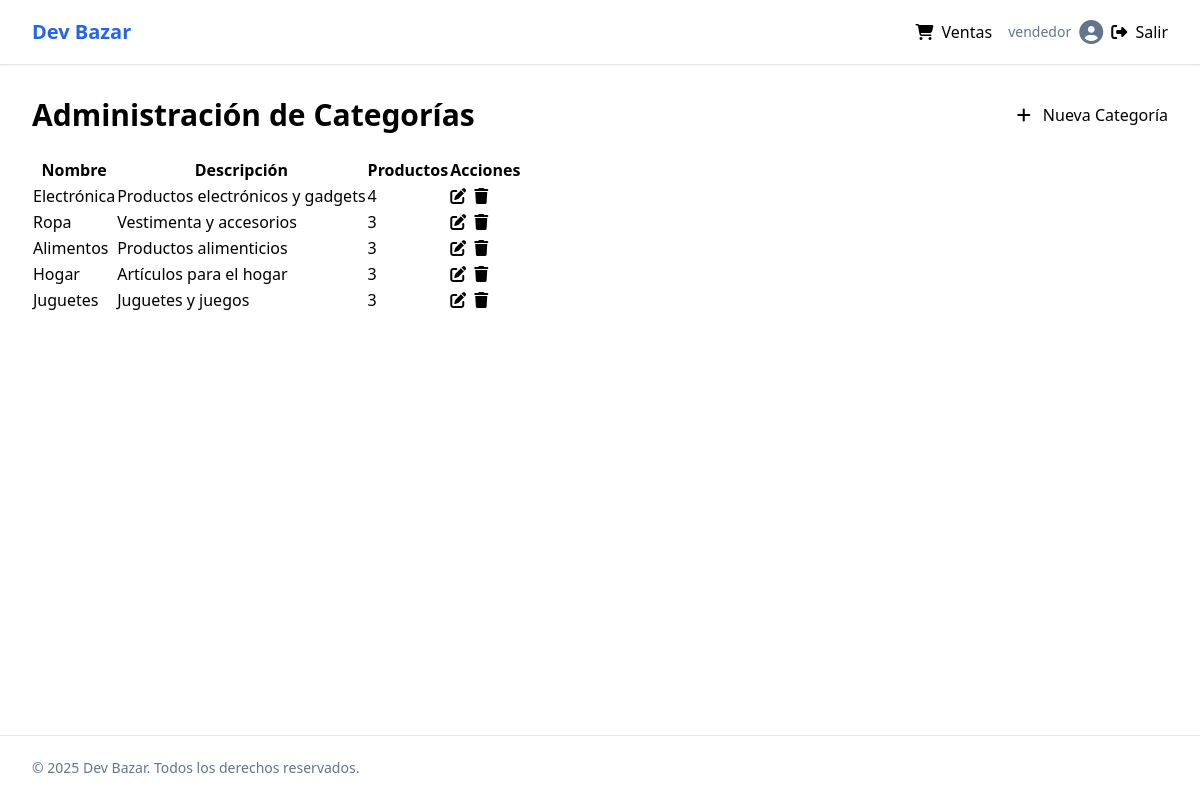
The page /categories/ (signed in) on the database its author committed.
### core/models.py (models this page shows, shortened)
class ProductCategory(models.Model):
    name = models.CharField(max_length=50)
    description = models.TextField(blank=True, null=True)
    class Meta:
        verbose_name_plural = "Product Categories"

### core/views.py (the view)
# urls.py: path('categories/', categories_view, name='categories'),
@login_required
def categories_view(request):
    categories = ProductCategory.objects.all()
    context = {
        'categories': categories
    }
    return render(request, 'core/categories.html', context)

### core/templates/core/categories.html (shortened to what this page needs)
{% extends 'core/base.html' %}
{% load static %}
{% block content %}
<div class="container py-8">
    <div class="flex justify-between items-center mb-6">
        <h1 class="text-3xl font-bold">Administración de Categorías</h1>
        <button id="add-category-btn" class="btn btn-primary">
            <i class="fas fa-plus mr-2"></i>
            Nueva Categoría
        </button>
    </div>
    <div class="card">
        <div class="card-content">
            <div class="overflow-x-auto">
                <table class="table">
                    <thead class="table-header">
                        <tr class="table-row">
                            <th class="table-cell">Nombre</th>
                            <th class="table-cell">Descripción</th>
                            <th class="table-cell">Productos</th>
                            <th class="table-cell">Acciones</th>
                        </tr>
                    </thead>
                    <tbody class="table-body">
                        {% for category in categories %}
                        <tr class="table-row" data-id="{{ category.id }}" data-name="{{ category.name }}">
                            <td class="table-cell">{{ category.name }}</td>
                            <td class="table-cell">{{ category.description|default:"-" }}</td>
                            <td class="table-cell">
                                <span class="badge badge-default">{{ category.products.count }}</span>
                            </td>
                            <td class="table-cell">
                                <div class="flex space-x-2">
                                    <button class="btn btn-sm btn-outline edit-category-btn" data-id="{{ category.id }}">
                                        <i class="fas fa-edit"></i>
                                    </button>
                                    <button class="btn btn-sm btn-outline delete-category-btn" data-id="{{ category.id }}">
                                        <i class="fas fa-trash"></i>
                                    </button>
                                </div>
                            </td>
                        </tr>
                        {% empty %}
                        <tr class="table-row">
                            <td class="table-cell text-center" colspan="4">No hay categorías registradas</td>
                        </tr>
                        {% endfor %}
                    </tbody>
                </table>
            </div>
        </div>
    </div>
</div>
{% endblock %}

### core/templates/core/base.html (shortened to what this page needs)
{% load static %}
<!DOCTYPE html>
<html lang="es" class="light">
<head>
    <script src="https://cdn.tailwindcss.com"></script>
    <link rel="stylesheet" href="{% static 'css/shadcn.css' %}">
    <link rel="stylesheet" href="https://cdnjs.cloudflare.com/ajax/libs/font-awesome/6.4.0/css/all.min.css">
</head>
<body class="min-h-screen bg-background font-sans antialiased">
    <div class="relative flex min-h-screen flex-col">
        {% if user.is_authenticated %}
        <header class="bg-background sticky top-0 z-40 w-full border-b shadow-sm">
            <div class="container flex h-16 items-center space-x-4 sm:justify-between sm:space-x-0">
                <div class="flex items-center space-x-4">
                    <a href="{% url 'landing' %}" class="text-primary text-xl font-bold">Dev Bazar</a>
                </div>
                <div class="flex flex-1 items-center justify-end space-x-4">
                    <nav class="nav">
                        <a href="/sales" class="nav-link {% if '/sales' in request.path %}nav-link-active{% endif %}">
                            <i class="fas fa-shopping-cart mr-1"></i> Ventas
                        </a>
                    </nav>
                    <div class="relative">
                        <div class="flex items-center space-x-2">
                            <span class="text-sm text-muted-foreground">{{ user.username }}</span>
                            <div class="avatar">
                                <i class="fas fa-user-circle text-2xl text-muted-foreground"></i>
                            </div>
                            <form method="post" action="{% url 'logout' %}">
                                <button type="submit" class="btn btn-ghost btn-sm">
                                    <i class="fas fa-sign-out-alt mr-1"></i> Salir
                                </button>
                            </form>
                        </div>
                    </div>
                </div>
            </div>
        </header>
        {% endif %}
        <main class="flex-1">
            {% block content %}{% endblock %}
        </main>
        <footer class="border-t py-6 md:py-0">
            <div class="container flex flex-col items-center justify-between gap-4 md:h-16 md:flex-row">
                <p class="text-center text-sm text-muted-foreground md:text-left">
                    &copy; {% now "Y" %} Dev Bazar. Todos los derechos reservados.
                </p>
            </div>
        </footer>
    </div>
</body>
</html>

### core/static/css/shadcn.css (style rules this page uses)
.btn { @apply inline-flex items-center justify-center whitespace-nowrap rounded-md text-sm font-medium ring-offset-background transition-colors focus-visible:outline-none focus-visible:ring-2 focus-visible:ring-ring focus-visible:ring-offset-2 disabled:pointer-events-none disabled:opacity-50; }
.btn-primary { @apply bg-primary text-primary-foreground hover:bg-primary/90; }
.btn-outline { @apply border border-input bg-background hover:bg-accent hover:text-accent-foreground; }
.btn-ghost { @apply hover:bg-accent hover:text-accent-foreground; }
.btn-sm { @apply h-9 rounded-md px-3; }
.card { @apply rounded-lg border bg-card text-card-foreground shadow-sm; }
.card-content { @apply p-6 pt-0; }
.table { @apply w-full caption-bottom text-sm; }
.table-header { @apply [&_tr]:border-b; }
.table-body { @apply [&_tr:last-child]:border-0; }
.table-row { @apply border-b transition-colors hover:bg-muted/50 data-[state=selected]:bg-muted; }
.table-cell { @apply p-4 align-middle [&:has([role=checkbox])]:pr-0; }
.badge { @apply inline-flex items-center rounded-full border px-2.5 py-0.5 text-xs font-semibold transition-colors focus:outline-none focus:ring-2 focus:ring-ring focus:ring-offset-2; }
.badge-default { @apply border-transparent bg-primary text-primary-foreground hover:bg-primary/80; }
.nav { @apply flex gap-6; }
.nav-link { @apply text-sm font-medium text-muted-foreground transition-colors hover:text-primary; }
.avatar { @apply relative flex h-10 w-10 shrink-0 overflow-hidden rounded-full; }

### rows shown on the page
ProductCategory: name "Electrónica", description "Productos electrónicos y gadgets", products.count "4"
ProductCategory: name "Ropa", description "Vestimenta y accesorios", products.count "3"
ProductCategory: name "Alimentos", description "Productos alimenticios", products.count "3"
ProductCategory: name "Hogar", description "Artículos para el hogar", products.count "3"
ProductCategory: name "Juguetes", description "Juguetes y juegos", products.count "3"

### other values the page prints
{{ user.username }} "vendedor"
